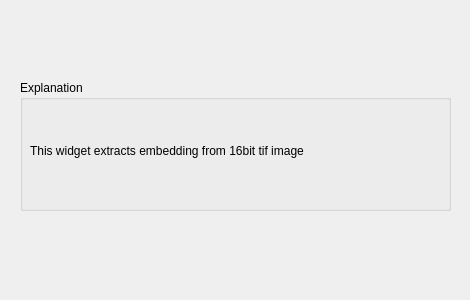
<?xml version="1.0" encoding="UTF-8"?>
<ui version="4.0">
 <class>Form</class>
 <widget class="QWidget" name="Form">
  <property name="geometry">
   <rect>
    <x>0</x>
    <y>0</y>
    <width>470</width>
    <height>300</height>
   </rect>
  </property>
  <property name="windowTitle">
   <string>Form</string>
  </property>
  <widget class="QGroupBox" name="groupBox">
   <property name="geometry">
    <rect>
     <x>20</x>
     <y>80</y>
     <width>431</width>
     <height>131</height>
    </rect>
   </property>
   <property name="title">
    <string>Explanation</string>
   </property>
   <widget class="QLabel" name="Description">
    <property name="geometry">
     <rect>
      <x>10</x>
      <y>50</y>
      <width>431</width>
      <height>41</height>
     </rect>
    </property>
    <property name="text">
     <string>This widget extracts embedding from 16bit tif image</string>
    </property>
    <property name="textFormat">
     <enum>Qt::AutoText</enum>
    </property>
    <property name="alignment">
     <set>Qt::AlignLeading|Qt::AlignLeft|Qt::AlignVCenter</set>
    </property>
    <property name="wordWrap">
     <bool>true</bool>
    </property>
   </widget>
  </widget>
 </widget>
 <resources/>
 <connections/>
</ui>
